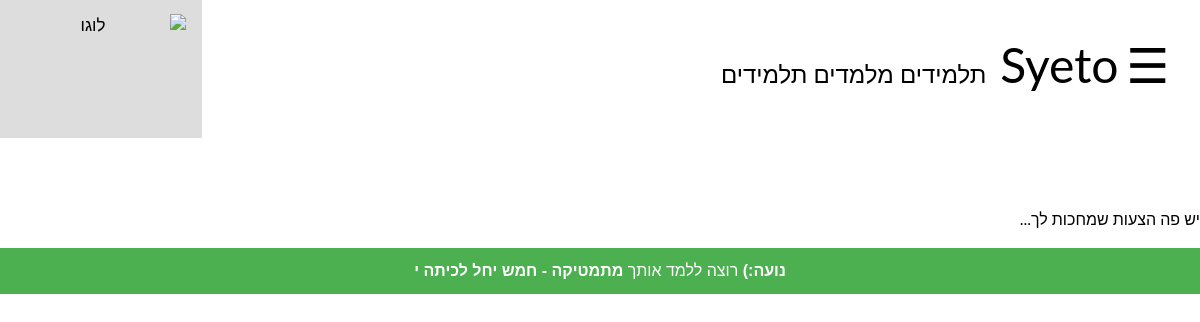
Page /view_lessons_offers (signed in) on the committed database.
### tables this page shows
CREATE TABLE "lessons_offers" (
	"ID"	TEXT,
	"place"	TEXT,
	"date"	TEXT,
	"from_user"	TEXT,
	"teacher"	TEXT,
	"subject"	TEXT,
	"time_range"	TEXT,
	"free_text"	TEXT
);

### Application.py (the view)
@app.route('/view_lessons_offers')
def lessons_offers():
    return render_template('view_lessons_offers.html',
                           lessons_offers=DataBaseFunctions.get_lessons_offers_as_list(session['user']))

### Application.py (called while the page is built)
@app.before_request
def update_lessons_offers():
    if 'user' in session:
        DataBaseFunctions.update_lessons_offers_that_have_passed(session['user'])
        DataBaseFunctions.update_lessons_offers_that_are_no_longer_relevant(session['user'])

@app.before_request
def update_last_login():
    if 'user' in session:
        DataBaseFunctions.update_last_login(session['user'])

@app.before_request
def update_lessons_requests_quantity():
    if 'user' in session:
        session['new_lessons_offers'] = DataBaseFunctions.number_of_lessons_requests(session['user'])
        session['new_messages'] = DataBaseFunctions.number_of_new_messages(session['user'])
        session['new_friend_requests'] = DataBaseFunctions.number_of_friend_requests(session['user'])
        session['lessons'] = DataBaseFunctions.number_of_lessons(session['user'])

### DataBaseFunctions.py (called while the page is built)
    @staticmethod # מחזיר מחרוזת המכילה את התאריך הנוכחי
    def get_date():
        import datetime
        date = str(datetime.datetime.now()).split(' ')[0]
        date = date.split('-')
        date.reverse()
        date = '/'.join(date)
        return date

    @staticmethod # מחזירה מחרוזת המכילה את השעה הנוכחית
    def get_time():
        import datetime
        date = str(datetime.datetime.now()).split(' ')[1]
        date=date.split(':')
        return (date[0]+':'+date[1])

    @staticmethod #
    def get_lessons_offers_IDs(username):#returns a list of lessons_offers IDs according to a certain usrname
        conn = sqlite3.connect('database.db', timeout=2)
        IDs = conn.execute("select lessons_offers_IDs from users where username=?", (username,))
        for row in IDs:
            IDs = row[0]
        print("IDs=",IDs)
        try:
            return IDs.split(',')
        except:
            return []

    @staticmethod #
    def get_lesson_offer_object(id):#returns a Lesson_offer object
        from Lesson_offer import Lesson_offer
        conn = sqlite3.connect('database.db', timeout=2)
        offer = conn.execute("select * from lessons_offers where ID=?", (id,))
        for row in offer:
            offer=row
        return Lesson_offer(ID=offer[0],
                            place=offer[1],
                            date=offer[2],
                            from_user=offer[3],
                            teacher=offer[4],
                            subject=offer[5],
                            time_range=offer[6],
                            free_text=offer[7])

### templates/view_lessons_offers.html (shortened to what this page needs)
{% extends "registeredLayout.html" %}
{% block body %}
<br><br>
{% if lessons_offers %}
    יש פה הצעות שמחכות לך...
{% else %}
    נראה שאין פה הצעות חדשות... חזור במועד מאוחר יותר.
{% endif %}
<br><br>
{% for offer in lessons_offers %}
    {% if offer.teacher == session.user %}
        {% set desire = "רוצה ללמוד ממך" %}
    {% else %}
        {% set desire = "רוצה ללמד אותך" %}
    {%endif%}
        <button class="stylish" onclick="location.href='/view_lessons_offers/single_offer/{{offer.ID}}'">
             <b>{{offer.from_user}}</b> {{desire}} <b>{{offer.subject}}</b>
        </button>
{% endfor %}
{% endblock %}

### templates/view_lessons_offers.html (style rules this page uses)
.stylish { display: block; width: 100%; border: none; background-color: #4CAF50; color: white; padding: 14px 28px; font-size: 16px; cursor: pointer; text-align: center; }

### templates/generalLayout.html (style rules this page uses)
body { margin: 0; font-family: Arial, Helvetica, sans-serif; }
body { font-family: "Lato", sans-serif; }
body { padding: 0px; }

### rows in the picture
lessons_offers: from_user "נועה:)", desire "רוצה ללמד אותך", subject "מתמטיקה - חמש יחל לכיתה י"
